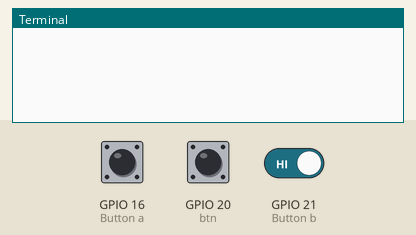
A program run on a simulated Raspberry Pi (BCM pin numbers). Parts: the last lines printed to the terminal. The test bench sets the inputs (shaded band); at power-on: GPIO 16 (Button a) HIGH, GPIO 20 (btn) HIGH, GPIO 21 (Button b) HIGH.

Above: at 1.2 s.
1.3 s: GPIO 16 (Button a) pulled LOW for 0.15 s
At 2.0 s:
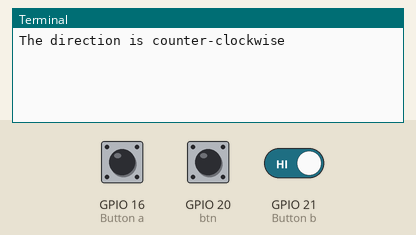
2.9 s: GPIO 20 (btn) pulled LOW for 0.15 s
At 3.2 s:
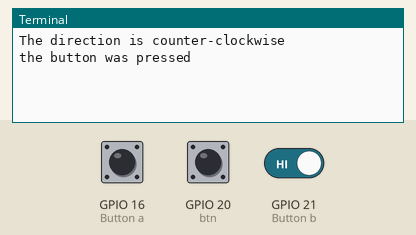
4.5 s: GPIO 16 (Button a) driven LOW and GPIO 21 (Button b) driven LOW
At 5.6 s:
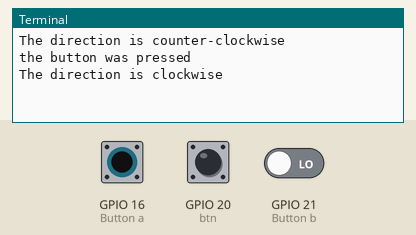

The program:

prob2.py
```python
from gpiozero import Button

def pressed():
    if b.value == 1:
        print("The direction is clockwise")
    elif b.value == 0:
        print("The direction is counter-clockwise")
def button():
    print("the button was pressed")

a = Button(16, pull_up=True)
b = Button(21, pull_up=True)
btn = Button(20, pull_up=True)

a.when_pressed = pressed
btn.when_pressed = button
while True:
	pass
```

Measured:
- after the input at 1.3 s, the terminal: prints a new line at once (image 1)
- after the input at 2.9 s, the terminal: prints a new line at once (image 2)
- after the input at 4.5 s, the terminal: prints a new line at once (image 3)
